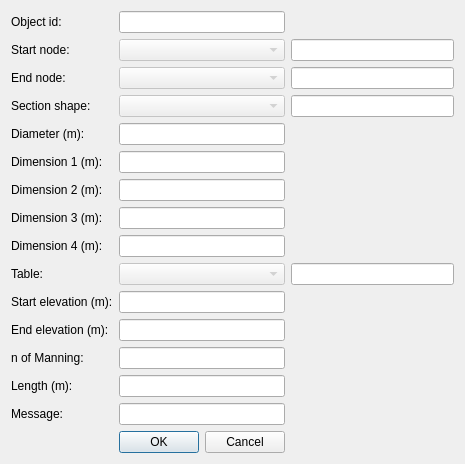
<?xml version="1.0" encoding="UTF-8"?>
<ui version="4.0">
 <class>Dialog</class>
 <widget class="QDialog" name="Dialog">
  <property name="geometry">
   <rect>
    <x>0</x>
    <y>0</y>
    <width>465</width>
    <height>471</height>
   </rect>
  </property>
  <property name="minimumSize">
   <size>
    <width>465</width>
    <height>471</height>
   </size>
  </property>
  <property name="maximumSize">
   <size>
    <width>465</width>
    <height>471</height>
   </size>
  </property>
  <property name="windowTitle">
   <string>Dialog</string>
  </property>
  <property name="locale">
   <locale language="English" country="UnitedKingdom"/>
  </property>
  <layout class="QGridLayout" name="gridLayout">
   <property name="sizeConstraint">
    <enum>QLayout::SetMinAndMaxSize</enum>
   </property>
   <item row="0" column="1">
    <widget class="QLineEdit" name="OBJ_ID">
     <property name="enabled">
      <bool>true</bool>
     </property>
    </widget>
   </item>
   <item row="9" column="0">
    <widget class="QLabel" name="TABLE_LBL">
     <property name="text">
      <string>Table:</string>
     </property>
    </widget>
   </item>
   <item row="0" column="0">
    <widget class="QLabel" name="OBJ_ID_LBL">
     <property name="locale">
      <locale language="English" country="UnitedStates"/>
     </property>
     <property name="text">
      <string>Object id:</string>
     </property>
    </widget>
   </item>
   <item row="14" column="1">
    <widget class="QLineEdit" name="MSG"/>
   </item>
   <item row="2" column="2">
    <widget class="QLineEdit" name="NODE_END">
     <property name="sizePolicy">
      <sizepolicy hsizetype="Minimum" vsizetype="Minimum">
       <horstretch>0</horstretch>
       <verstretch>0</verstretch>
      </sizepolicy>
     </property>
    </widget>
   </item>
   <item row="5" column="0">
    <widget class="QLabel" name="DIM1_LBL">
     <property name="text">
      <string>Dimension 1 (m):</string>
     </property>
    </widget>
   </item>
   <item row="7" column="0">
    <widget class="QLabel" name="DIM3_LBL">
     <property name="text">
      <string>Dimension 3 (m):</string>
     </property>
    </widget>
   </item>
   <item row="9" column="1">
    <widget class="QComboBox" name="TABLE_CB">
     <property name="enabled">
      <bool>false</bool>
     </property>
    </widget>
   </item>
   <item row="1" column="0">
    <widget class="QLabel" name="NODE_START_LBL">
     <property name="text">
      <string>Start node:</string>
     </property>
    </widget>
   </item>
   <item row="4" column="1">
    <widget class="QLineEdit" name="DIAM"/>
   </item>
   <item row="12" column="0">
    <widget class="QLabel" name="MANN_LBL">
     <property name="text">
      <string>n of Manning:</string>
     </property>
    </widget>
   </item>
   <item row="11" column="1">
    <widget class="QLineEdit" name="ELEV_END"/>
   </item>
   <item row="6" column="1">
    <widget class="QLineEdit" name="DIM2"/>
   </item>
   <item row="13" column="1">
    <widget class="QLineEdit" name="LENGTH"/>
   </item>
   <item row="9" column="2">
    <widget class="QLineEdit" name="TABLE"/>
   </item>
   <item row="1" column="1">
    <widget class="QComboBox" name="NODE_START_CB">
     <property name="enabled">
      <bool>false</bool>
     </property>
    </widget>
   </item>
   <item row="15" column="1">
    <widget class="QDialogButtonBox" name="buttonBox">
     <property name="orientation">
      <enum>Qt::Horizontal</enum>
     </property>
     <property name="standardButtons">
      <set>QDialogButtonBox::Cancel|QDialogButtonBox::Ok</set>
     </property>
    </widget>
   </item>
   <item row="5" column="1">
    <widget class="QLineEdit" name="DIM1"/>
   </item>
   <item row="10" column="0">
    <widget class="QLabel" name="ELEV_START_LBL">
     <property name="text">
      <string>Start elevation (m):</string>
     </property>
    </widget>
   </item>
   <item row="14" column="0">
    <widget class="QLabel" name="MSG_LBL">
     <property name="text">
      <string>Message:</string>
     </property>
    </widget>
   </item>
   <item row="13" column="0">
    <widget class="QLabel" name="LENGTH_LBL">
     <property name="text">
      <string>Length (m):</string>
     </property>
    </widget>
   </item>
   <item row="7" column="1">
    <widget class="QLineEdit" name="DIM3"/>
   </item>
   <item row="6" column="0">
    <widget class="QLabel" name="DIM2_LBL">
     <property name="text">
      <string>Dimension 2 (m):</string>
     </property>
    </widget>
   </item>
   <item row="3" column="1">
    <widget class="QComboBox" name="S_SHAPE_CB">
     <property name="enabled">
      <bool>false</bool>
     </property>
    </widget>
   </item>
   <item row="11" column="0">
    <widget class="QLabel" name="ELEV_END_LBL">
     <property name="text">
      <string>End elevation (m):</string>
     </property>
    </widget>
   </item>
   <item row="8" column="1">
    <widget class="QLineEdit" name="DIM4"/>
   </item>
   <item row="2" column="0">
    <widget class="QLabel" name="NODE_END_LBL">
     <property name="text">
      <string>End node:</string>
     </property>
    </widget>
   </item>
   <item row="3" column="0">
    <widget class="QLabel" name="S_SHAPE_LBL">
     <property name="text">
      <string>Section shape:</string>
     </property>
    </widget>
   </item>
   <item row="8" column="0">
    <widget class="QLabel" name="DIM4_LBL">
     <property name="text">
      <string>Dimension 4 (m):</string>
     </property>
    </widget>
   </item>
   <item row="12" column="1">
    <widget class="QLineEdit" name="MANN"/>
   </item>
   <item row="4" column="0">
    <widget class="QLabel" name="DIAM_LBL">
     <property name="text">
      <string>Diameter (m):</string>
     </property>
    </widget>
   </item>
   <item row="10" column="1">
    <widget class="QLineEdit" name="ELEV_START"/>
   </item>
   <item row="2" column="1">
    <widget class="QComboBox" name="NODE_END_CB">
     <property name="enabled">
      <bool>false</bool>
     </property>
    </widget>
   </item>
   <item row="1" column="2">
    <widget class="QLineEdit" name="NODE_START">
     <property name="enabled">
      <bool>true</bool>
     </property>
     <property name="sizePolicy">
      <sizepolicy hsizetype="Minimum" vsizetype="Minimum">
       <horstretch>0</horstretch>
       <verstretch>0</verstretch>
      </sizepolicy>
     </property>
    </widget>
   </item>
   <item row="3" column="2">
    <widget class="QLineEdit" name="S_SHAPE"/>
   </item>
  </layout>
 </widget>
 <resources/>
 <connections/>
</ui>
